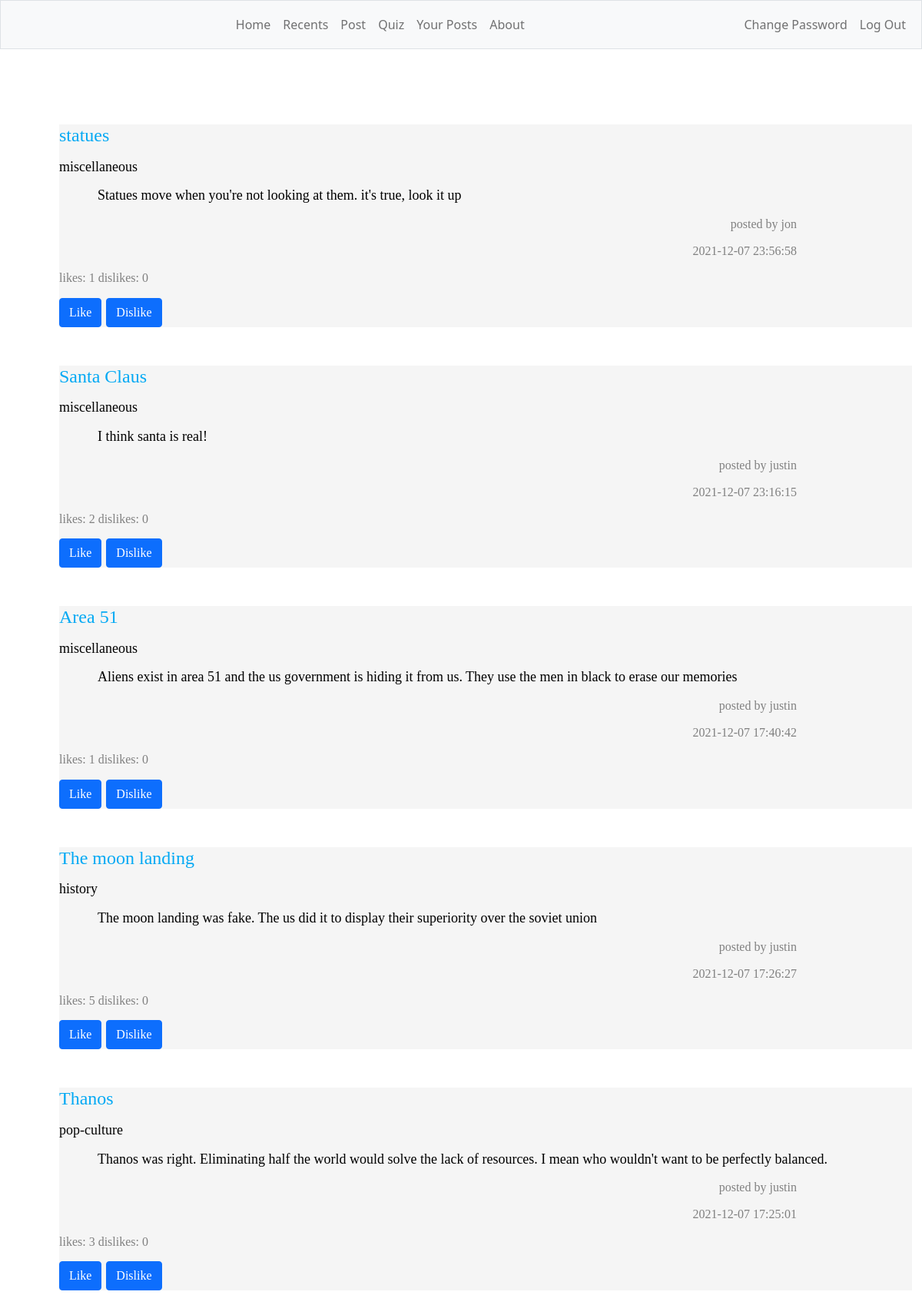
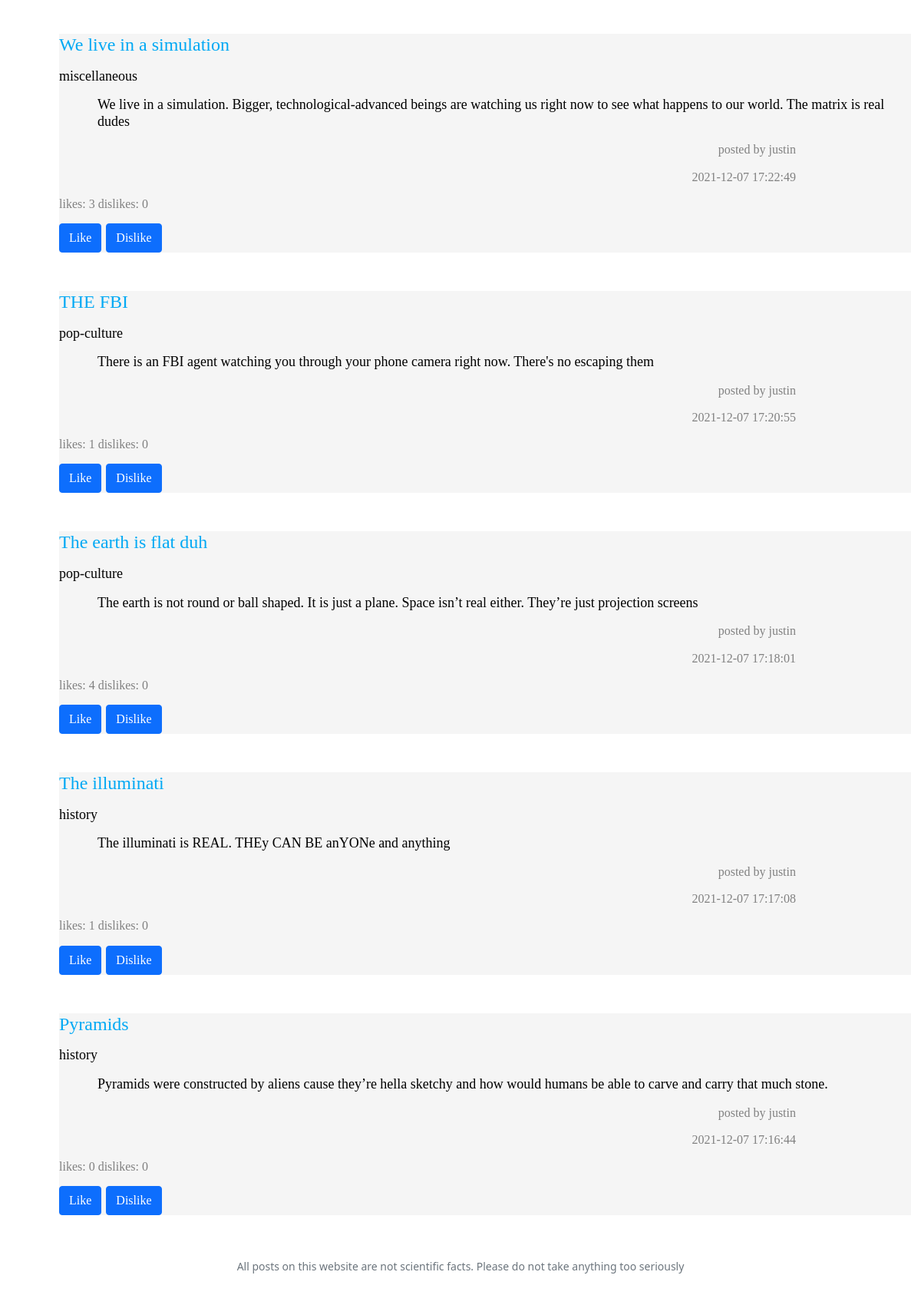
/recents (signed in), run on the app's committed database (2 pictures, top to bottom).
### tables this page shows
CREATE TABLE 'theories' ('name' TEXT, 'user' TEXT, 'content' TEXT, 'upvotes' INTEGER DEFAULT 0 , 'downvotes' INTEGER DEFAULT 0 , date TEXT, id INTEGER, 'genre' TEXT DEFAULT NULL);

### app.py (the view, shortened to what this page needs)
@app.route("/recents", methods=["GET", "POST"])
@login_required
def recents():
    data = db.execute("SELECT * FROM theories ORDER BY date DESC LIMIT 10")
    if request.method == "GET":
        return render_template("recents.html", data=data)

### app.py (called while the page is built)
@app.after_request
def after_request(response):
    response.headers["Cache-Control"] = "no-cache, no-store, must-revalidate"
    response.headers["Expires"] = 0
    response.headers["Pragma"] = "no-cache"
    return response

### helpers.py (called while the page is built)
def login_required(f):
    @wraps(f)
    def decorated_function(*args, **kwargs):
        if session.get("user_id") is None:
            return redirect("/login")
        return f(*args, **kwargs)
    return decorated_function

### templates/recents.html (shortened to what this page needs)
<!DOCTYPE html>
<html lang="en">
    <head>
        <link href="https://cdn.jsdelivr.net/npm/bootstrap@5.1.3/dist/css/bootstrap.min.css" rel="stylesheet">
        <link href="/static/styles.css" rel="stylesheet">
    </head>
    <body>
        <nav class="autohide navbar navbar-expand-lg bg-light border navbar navbar-expand-md navbar-light">
            <div class="container-fluid">
                <div class="collapse navbar-collapse" id="navbar">
                    {% if session["user_id"] %}
                        <ul class="navbar-nav ms-auto">
                            <li class="nav-item"><a class="nav-link" href="/">Home</a></li>
                            <li class="nav-item"><a class="nav-link" href="/recents">Recents</a></li>
                            <li class="nav-item"><a class="nav-link" href="/post">Post</a></li>
                            <li class="nav-item"><a class="nav-link" href="/quiz">Quiz</a></li>
                            <li class="nav-item"><a class="nav-link" href="/your-posts">Your Posts</a></li>
                            <li class="nav-item"><a class="nav-link" href="/about">About</a></li>
                        </ul>
                        <ul class="navbar-nav ms-auto">
                            <li class="nav-item"><a class="nav-link" href="/change">Change Password</a></li>
                            <li class="nav-item"><a class="nav-link" href="/logout">Log Out</a></li>
                        </ul>
                    {% else %}
                        <ul class="navbar-nav ms-auto">
                            <li class="nav-item"><a class="nav-link" href="/register">Register</a></li>
                            <li class="nav-item"><a class="nav-link" href="/login">Log In</a></li>
                        </ul>
                    {% endif %}
                </div>
            </div>
        </nav>
        <main class="container-fluid py-5 text-center">
            {% block main %}
                {% for post in data %}
                <div class="container">
                    <form class="grey" action="/recents" id="like" method="post">
                        <h1 name="title" id="title" class="leftAlign crimson">{{ post.name }}</p>
                        <p id="genre" class="black medium">{{ post.genre }}</p>
                        <p class="paragraph black">{{ post.content }}</p>
                        <p class="author darkgrey">posted by {{ post.user }}</p>
                        <p class="author darkgrey">{{ post.date }}</p>
                        <p class="votes darkgrey">likes: {{ post.upvotes }} dislikes: {{ post.downvotes }}</p>
                        <button class="btn btn-primary" type="submit" name="like" value="like">Like</button>
                        <button class="btn btn-primary" type="submit" name="dislike" value="dislike">Dislike</button>
                    </form>
                </div>
                {% endfor %}
            {% endblock %}
        </main>
        <footer class="mb-5 small text-center text-muted">
            All posts on this website are not scientific facts. Please do not take anything too seriously
        </footer>
    </body>
</html>

### static/styles.css (style rules this page uses)
.container { margin-left: 50px; margin-right: 50px; padding-left: 15px; padding-right: 15px; font-family: "Comic Sans MS", "Comic Sans", cursive; }
.author { text-align: right; font-size: medium; font-family: "Comic Sans MS", "Comic Sans", cursive; margin-right: 150px; }
.crimson { color: #03a9f4; }
.paragraph { text-align: left; font-size: large; font-family: "Comic Sans MS", "Comic Sans", cursive; margin-left: 50px; }
.medium { font-size: large; }
.leftAlign { text-align: left; font-size: x-large; margin-top: 50px; font-family: "Comic Sans MS", "Comic Sans", cursive; }
.grey { background-color: #F5F5F5; }
.black { color:#000000 }
.darkgrey { color:#808080 }
.votes { font-size: medium; font-family: "Comic Sans MS", "Comic Sans", cursive; }

### templates/recents.html (style rules this page uses)
body { animation: fadeInAnimation ease 2s; animation-iteration-count: 1; animation-fill-mode: forwards; }

### data on the page
theories: name "statues", genre "miscellaneous", content "Statues move when you're not looking at them. it's true, look it up", user "jon", date "2021-12-07 23:56:58", upvotes "1", downvotes "0"
theories: name "Santa Claus", genre "miscellaneous", content "I think santa is real!", user "justin", date "2021-12-07 23:16:15", upvotes "2", downvotes "0"
theories: name "Area 51", genre "miscellaneous", content "Aliens exist in area 51 and the us government is hiding it from us. They use the men in black to erase our memories", user "justin", date "2021-12-07 17:40:42", upvotes "1", downvotes "0"
theories: name "The moon landing", genre "history", content "The moon landing was fake. The us did it to display their superiority over the soviet union", user "justin", date "2021-12-07 17:26:27", upvotes "5", downvotes "0"
theories: name "Thanos", genre "pop-culture", content "Thanos was right. Eliminating half the world would solve the lack of resources. I mean who wouldn't want to be perfectly balanced.", user "justin", date "2021-12-07 17:25:01", upvotes "3", downvotes "0"
theories: name "We live in a simulation", genre "miscellaneous", content "We live in a simulation. Bigger, technological-advanced beings are watching us right now to see what happens to our world. The matrix is real dudes", user "justin", date "2021-12-07 17:22:49", upvotes "3", downvotes "0"
theories: name "THE FBI", genre "pop-culture", content "There is an FBI agent watching you through your phone camera right now. There's no escaping them", user "justin", date "2021-12-07 17:20:55", upvotes "1", downvotes "0"
theories: name "The earth is flat duh", genre "pop-culture", content "The earth is not round or ball shaped. It is just a plane. Space isn’t real either. They’re just projection screens", user "justin", date "2021-12-07 17:18:01", upvotes "4", downvotes "0"
theories: name "The illuminati", genre "history", content "The illuminati is REAL. THEy CAN BE anYONe and anything", user "justin", date "2021-12-07 17:17:08", upvotes "1", downvotes "0"
theories: name "Pyramids", genre "history", content "Pyramids were constructed by aliens cause they’re hella sketchy and how would humans be able to carve and carry that much stone.", user "justin", date "2021-12-07 17:16:44", upvotes "0", downvotes "0"
